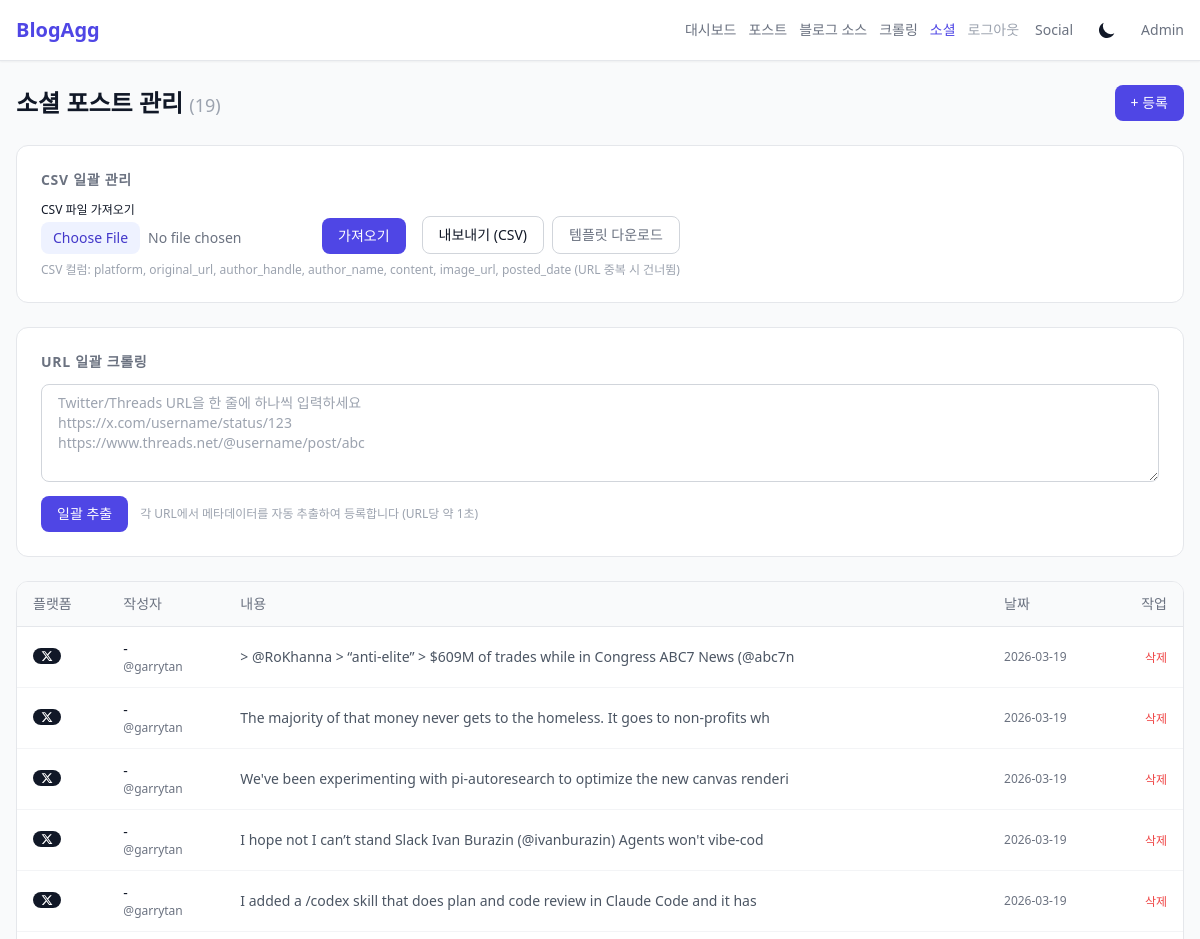
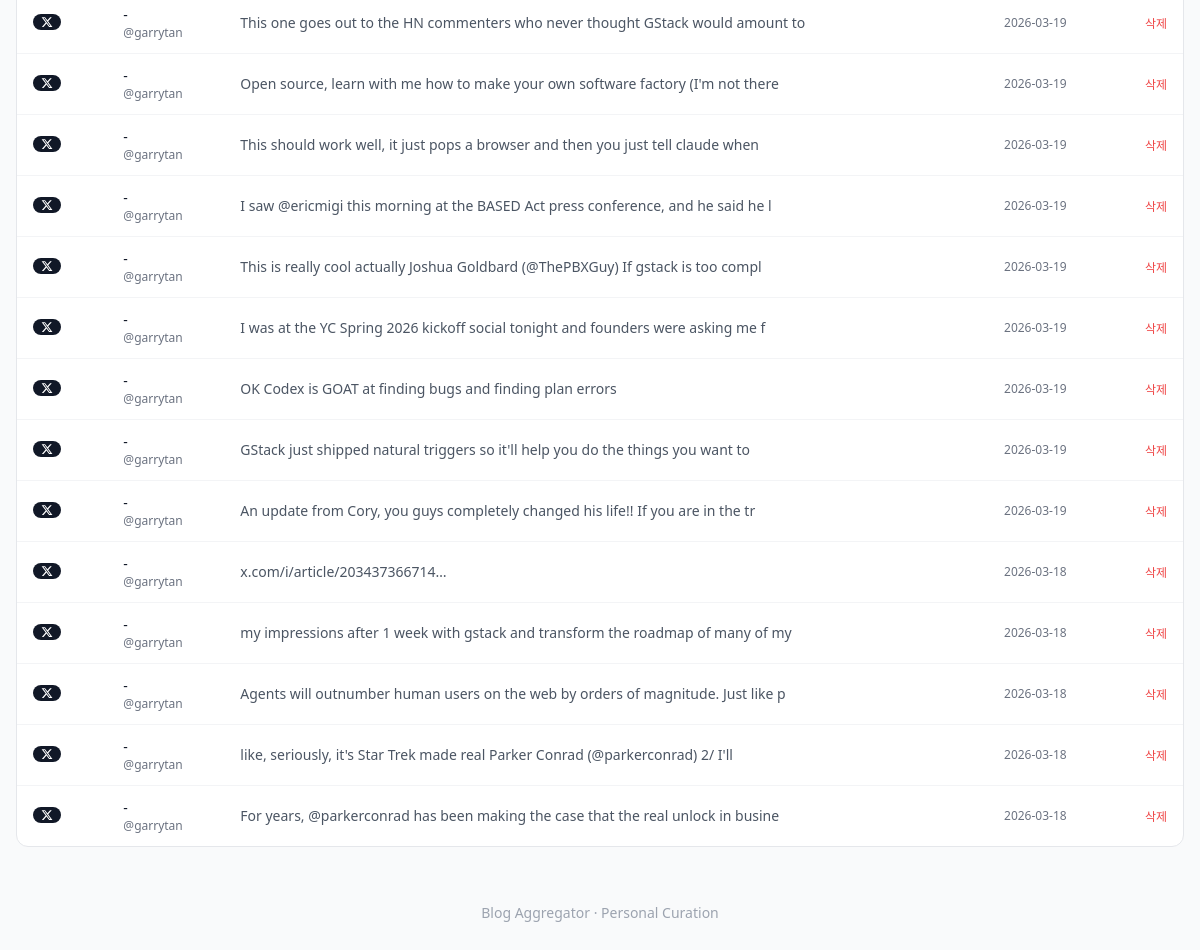
The page /admin/social (signed in) on the database as committed earlier (2 pictures, top to bottom).
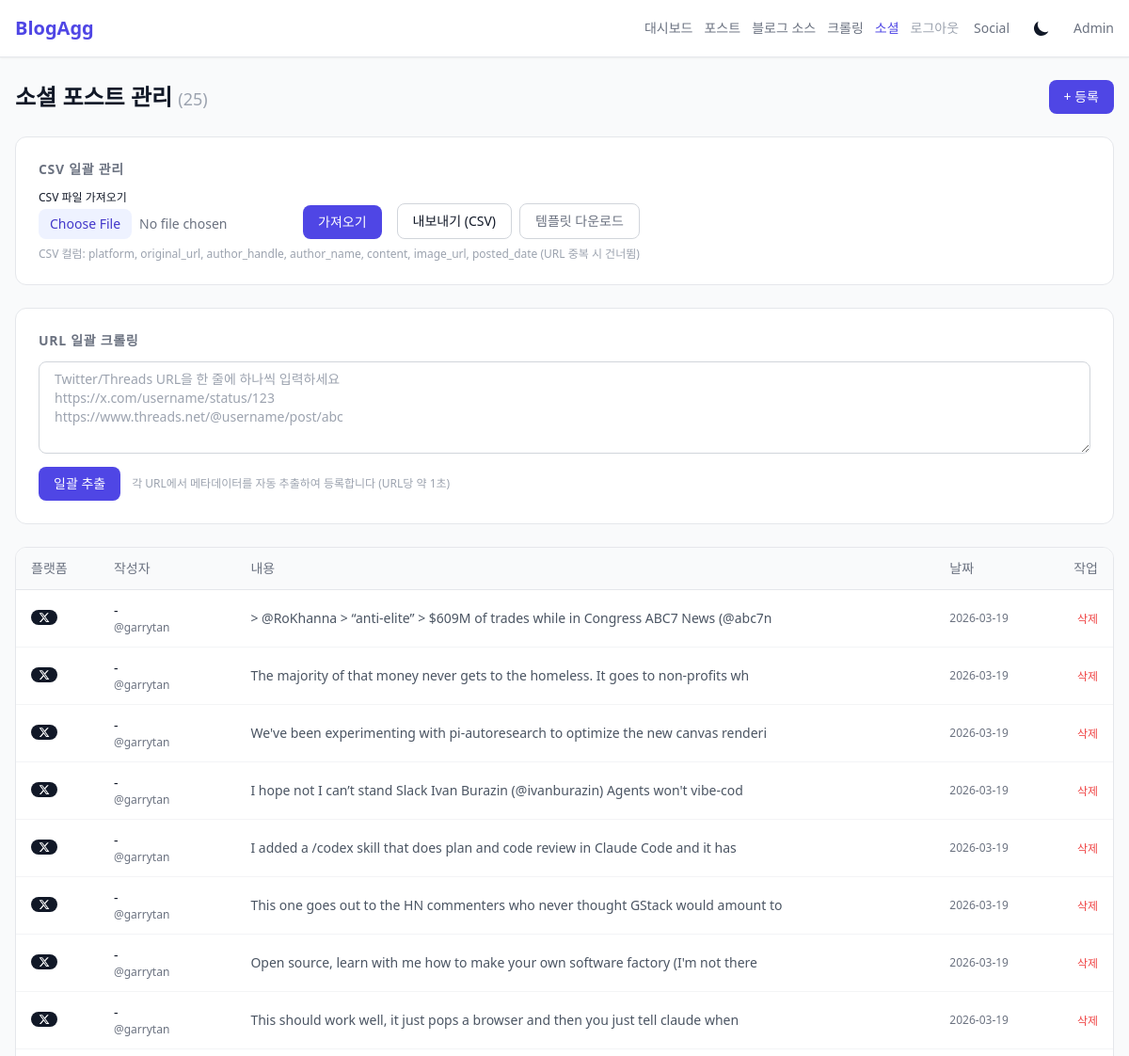
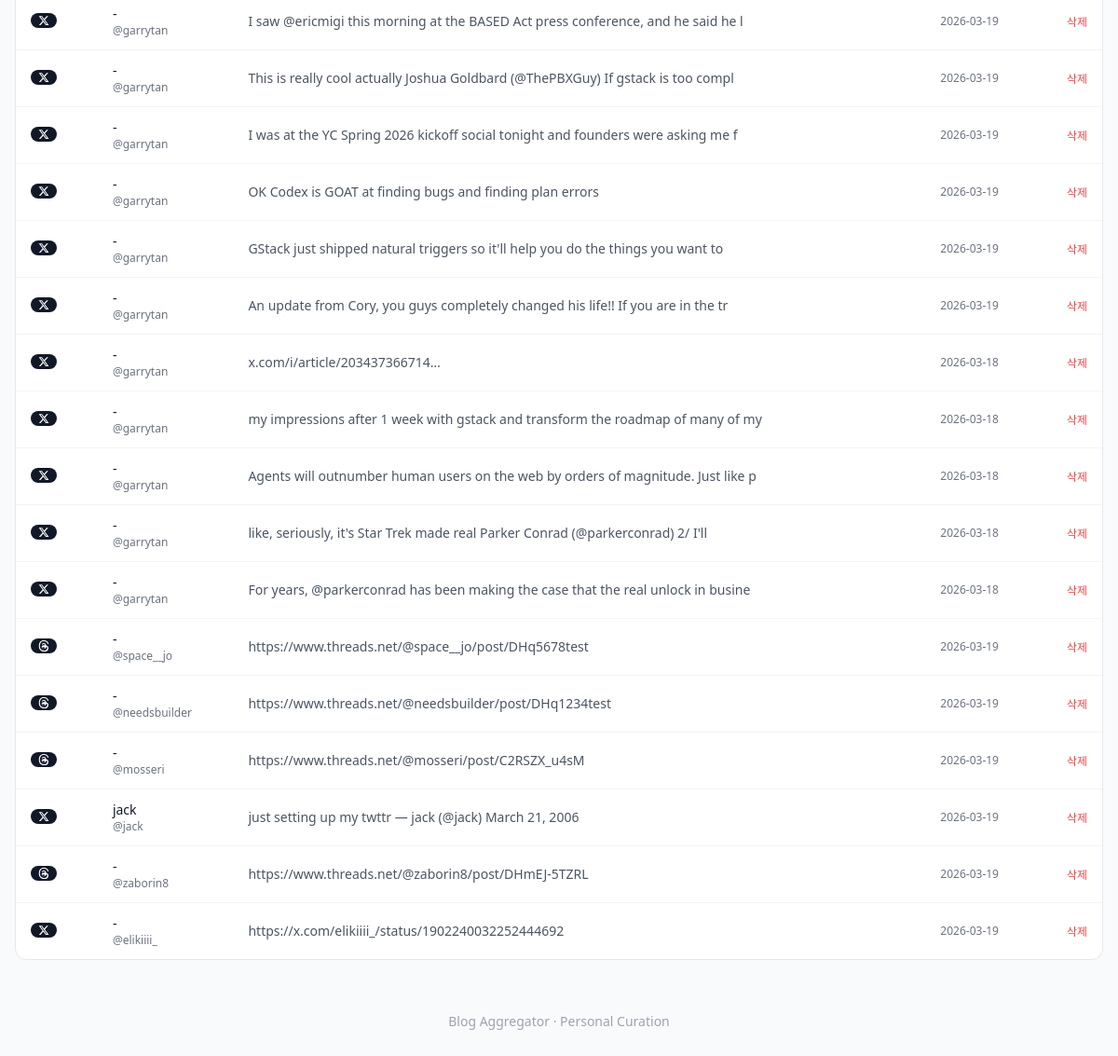
The same page on the database as committed later (2 pictures, top to bottom).
### tables this page shows
CREATE TABLE social_posts (
            id INTEGER PRIMARY KEY AUTOINCREMENT,
            platform TEXT NOT NULL CHECK(platform IN ('twitter', 'threads')),
            original_url TEXT UNIQUE NOT NULL,
            author_handle TEXT,
            author_name TEXT,
            content TEXT,
            image_url TEXT,
            embed_html TEXT,
            posted_date DATETIME,
            created_at DATETIME DEFAULT CURRENT_TIMESTAMP
        , account_id INTEGER REFERENCES social_accounts(id));

### src/api/admin.py (the view)
@router.get("/social")
@require_auth
async def social_post_list(request: Request, page: int = Query(1, ge=1)):
    repo = request.app.state.repo
    templates = request.app.state.templates
    per_page = 30
    posts, total = repo.get_social_posts(page=page, per_page=per_page)
    total_pages = math.ceil(total / per_page) if total > 0 else 1
    return templates.TemplateResponse("admin/social.html", {
        "request": request,
        "posts": posts,
        "total": total,
        "page": page,
        "total_pages": total_pages,
    })

### templates/admin/social.html (shortened to what this page needs)
{% extends "base.html" %}
{% block nav_extra %}
<div class="flex items-center gap-3 text-sm">
    <a href="/admin/" class="text-gray-500 hover:text-gray-700 dark:text-gray-400 dark:hover:text-gray-200">대시보드</a>
    <a href="/admin/posts" class="text-gray-500 hover:text-gray-700 dark:text-gray-400 dark:hover:text-gray-200">포스트</a>
    <a href="/admin/blogs" class="text-gray-500 hover:text-gray-700 dark:text-gray-400 dark:hover:text-gray-200">블로그 소스</a>
    <a href="/admin/crawl" class="text-gray-500 hover:text-gray-700 dark:text-gray-400 dark:hover:text-gray-200">크롤링</a>
    <a href="/admin/social" class="text-indigo-600 dark:text-indigo-400 font-medium">소셜</a>
    <a href="/admin/logout" class="text-gray-400 hover:text-red-500">로그아웃</a>
</div>
{% endblock %}
{% block content %}
<div class="flex items-center justify-between mb-6">
    <h1 class="text-2xl font-bold">소셜 포스트 관리 <span class="text-gray-400 text-lg font-normal">({{ total }})</span></h1>
    <a href="/admin/social/new" class="px-4 py-2 bg-indigo-600 text-white text-sm rounded-lg hover:bg-indigo-700">+ 등록</a>
</div>
<div class="bg-white dark:bg-gray-800 rounded-xl p-6 border border-gray-200 dark:border-gray-700 mb-6">
    <h2 class="text-sm font-semibold text-gray-500 dark:text-gray-400 uppercase tracking-wider mb-3">CSV 일괄 관리</h2>
    <div class="flex flex-wrap items-end gap-4">
        <form method="post" action="/admin/social/import" enctype="multipart/form-data" class="flex items-end gap-2">
            <div>
                <label class="block text-xs font-medium mb-1">CSV 파일 가져오기</label>
                <input type="file" name="file" accept=".csv" required
                       class="text-sm text-gray-500 file:mr-2 file:py-1.5 file:px-3 file:rounded-lg file:border-0 file:text-sm file:bg-indigo-50 file:text-indigo-700 hover:file:bg-indigo-100 dark:file:bg-indigo-900 dark:file:text-indigo-300">
            </div>
            <button type="submit" class="px-4 py-2 bg-indigo-600 text-white text-sm rounded-lg hover:bg-indigo-700 whitespace-nowrap">가져오기</button>
        </form>
        <div class="flex gap-2">
            <a href="/admin/social/export" class="px-4 py-2 border border-gray-300 dark:border-gray-600 text-sm rounded-lg hover:bg-gray-50 dark:hover:bg-gray-700 whitespace-nowrap">내보내기 (CSV)</a>
            <a href="/admin/social/template" class="px-4 py-2 border border-gray-300 dark:border-gray-600 text-sm rounded-lg hover:bg-gray-50 dark:hover:bg-gray-700 text-gray-500 whitespace-nowrap">템플릿 다운로드</a>
        </div>
    </div>
    <p class="text-xs text-gray-400 mt-2">CSV 컬럼: platform, original_url, author_handle, author_name, content, image_url, posted_date (URL 중복 시 건너뜀)</p>
</div>
<div id="bulk-crawl" class="bg-white dark:bg-gray-800 rounded-xl p-6 border border-gray-200 dark:border-gray-700 mb-6 {% if request.query_params.get('handle') %}ring-2 ring-indigo-500{% endif %}">
    <h2 class="text-sm font-semibold text-gray-500 dark:text-gray-400 uppercase tracking-wider mb-3">URL 일괄 크롤링</h2>
    <form method="post" action="/admin/social/crawl">
        <textarea name="urls" rows="4" placeholder="Twitter/Threads URL을 한 줄에 하나씩 입력하세요&#10;https://x.com/username/status/123&#10;https://www.threads.net/@username/post/abc"
                  class="w-full px-4 py-2 rounded-lg border border-gray-300 dark:border-gray-600 bg-white dark:bg-gray-700 focus:outline-none focus:ring-2 focus:ring-indigo-500 text-sm mb-2"></textarea>
        <div class="flex items-center gap-3">
            <button type="submit" class="px-4 py-2 bg-indigo-600 text-white text-sm rounded-lg hover:bg-indigo-700">일괄 추출</button>
            <span class="text-xs text-gray-400">각 URL에서 메타데이터를 자동 추출하여 등록합니다 (URL당 약 1초)</span>
        </div>
    </form>
</div>
{% if posts %}
<div class="bg-white dark:bg-gray-800 rounded-xl border border-gray-200 dark:border-gray-700 overflow-hidden">
    <table class="w-full text-sm">
        <thead class="bg-gray-50 dark:bg-gray-750 border-b border-gray-200 dark:border-gray-700">
            <tr>
                <th class="text-left px-4 py-3 font-medium text-gray-500 dark:text-gray-400">플랫폼</th>
                <th class="text-left px-4 py-3 font-medium text-gray-500 dark:text-gray-400">작성자</th>
                <th class="text-left px-4 py-3 font-medium text-gray-500 dark:text-gray-400 hidden md:table-cell">내용</th>
                <th class="text-left px-4 py-3 font-medium text-gray-500 dark:text-gray-400 hidden lg:table-cell">날짜</th>
                <th class="text-right px-4 py-3 font-medium text-gray-500 dark:text-gray-400">작업</th>
            </tr>
        </thead>
        <tbody class="divide-y divide-gray-100 dark:divide-gray-700">
            {% for post in posts %}
            <tr class="hover:bg-gray-50 dark:hover:bg-gray-750">
                <td class="px-4 py-3">
                    {% if post.platform == 'twitter' %}
                    <span class="inline-flex items-center gap-1 px-2 py-0.5 text-xs rounded-full bg-gray-900 text-white dark:bg-gray-100 dark:text-gray-900">
                        <svg class="w-3 h-3" viewBox="0 0 24 24" fill="currentColor"><path d="M18.244 2.25h3.308l-7.227 8.26 8.502 11.24H16.17l-5.214-6.817L4.99 21.75H1.68l7.73-8.835L1.254 2.25H8.08l4.713 6.231zm-1.161 17.52h1.833L7.084 4.126H5.117z"/></svg>
                    </span>
                    {% else %}
                    <span class="inline-flex items-center gap-1 px-2 py-0.5 text-xs rounded-full bg-gray-900 text-white dark:bg-gray-100 dark:text-gray-900">
                    </span>
                    {% endif %}
                </td>
                <td class="px-4 py-3">
                    <div class="font-medium">{{ post.author_name or "-" }}</div>
                    {% if post.author_handle %}
                    <div class="text-xs text-gray-500">{{ post.author_handle }}</div>
                    {% endif %}
                </td>
                <td class="px-4 py-3 hidden md:table-cell">
                    <a href="{{ post.original_url }}" target="_blank" rel="noopener noreferrer"
                       class="text-gray-600 dark:text-gray-400 hover:text-indigo-600 dark:hover:text-indigo-400 line-clamp-1">
                        {{ post.content[:80] if post.content else post.original_url }}
                    </a>
                </td>
                <td class="px-4 py-3 text-gray-500 dark:text-gray-400 hidden lg:table-cell text-xs">
                    {{ post.posted_date[:10] if post.posted_date else post.created_at[:10] if post.created_at else "" }}
                </td>
                <td class="px-4 py-3 text-right">
                    <form method="post" action="/admin/social/{{ post.id }}/delete" onsubmit="return confirm('삭제하시겠습니까?')">
                        <button type="submit" class="text-red-500 hover:underline text-xs">삭제</button>
                    </form>
                </td>
            </tr>
            {% endfor %}
        </tbody>
    </table>
</div>
{% else %}
<div class="text-center py-20 text-gray-400">
    <p>등록된 소셜 포스트가 없습니다.</p>
    <a href="/admin/social/new" class="text-indigo-600 hover:underline text-sm mt-2 inline-block">첫 소셜 포스트를 등록하세요</a>
</div>
{% endif %}
{% endblock %}

### templates/base.html (shortened to what this page needs)
<!DOCTYPE html>
<html lang="ko" class="scroll-smooth">
<head>
    <script src="https://cdn.tailwindcss.com"></script>
    <link rel="stylesheet" href="/static/style.css">
</head>
<body class="bg-gray-50 dark:bg-gray-900 text-gray-900 dark:text-gray-100 min-h-screen">
    <nav class="bg-white dark:bg-gray-800 shadow-sm border-b border-gray-200 dark:border-gray-700">
        <div class="max-w-7xl mx-auto px-4 py-3 flex items-center justify-between">
            <a href="/" class="text-xl font-bold text-indigo-600 dark:text-indigo-400">BlogAgg</a>
            <div class="flex items-center gap-4">
                {% block nav_extra %}{% endblock %}
                <a href="/social" class="text-sm text-gray-500 hover:text-gray-700 dark:text-gray-400 dark:hover:text-gray-200">Social</a>
                <button onclick="toggleDark()" class="p-2 rounded-lg hover:bg-gray-100 dark:hover:bg-gray-700" title="다크모드 토글">
                    <svg class="w-5 h-5 block dark:hidden" fill="currentColor" viewBox="0 0 20 20"><path d="M17.293 13.293A8 8 0 016.707 2.707a8.001 8.001 0 1010.586 10.586z"/></svg>
                </button>
                <a href="/admin/" class="text-sm text-gray-500 hover:text-gray-700 dark:text-gray-400 dark:hover:text-gray-200">Admin</a>
            </div>
        </div>
    </nav>
    <main class="max-w-7xl mx-auto px-4 py-6">
        {% block content %}{% endblock %}
    </main>
    <footer class="max-w-7xl mx-auto px-4 py-8 text-center text-sm text-gray-400 dark:text-gray-600">
        Blog Aggregator &middot; Personal Curation
    </footer>
</body>
</html>

### static/style.css (style rules this page uses)
.line-clamp-1 { overflow: hidden; display: -webkit-box; -webkit-box-orient: vertical; -webkit-line-clamp: 1; }

Rows that differ between the two databases and show on the page:
added social_posts: platform "threads" (drawn), author_name "-", author_handle "@space__jo", original_url "https://www.threads.net/@space__jo/post/DHq5678test", created_at "2026-03-19"
added social_posts: platform "threads" (drawn), author_name "-", author_handle "@needsbuilder", original_url "https://www.threads.net/@needsbuilder/post/DHq1234test", created_at "2026-03-19"
added social_posts: platform "threads" (drawn), author_name "-", author_handle "@mosseri", original_url "https://www.threads.net/@mosseri/post/C2RSZX_u4sM", created_at "2026-03-19"
added social_posts: platform "twitter" (drawn), author_name "jack", author_handle "@jack", content "just setting up my twttr — jack (@jack) March 21, 2006", created_at "2026-03-19"
added social_posts: platform "threads" (drawn), author_name "-", author_handle "@zaborin8", original_url "https://www.threads.net/@zaborin8/post/DHmEJ-5TZRL", created_at "2026-03-19"
added social_posts: platform "twitter" (drawn), author_name "-", author_handle "@elikiiii_", original_url "https://x.com/elikiiii_/status/1902240032252444692", created_at "2026-03-19"
Other text that changed with them:
{{ total }}: "19" → "25"
